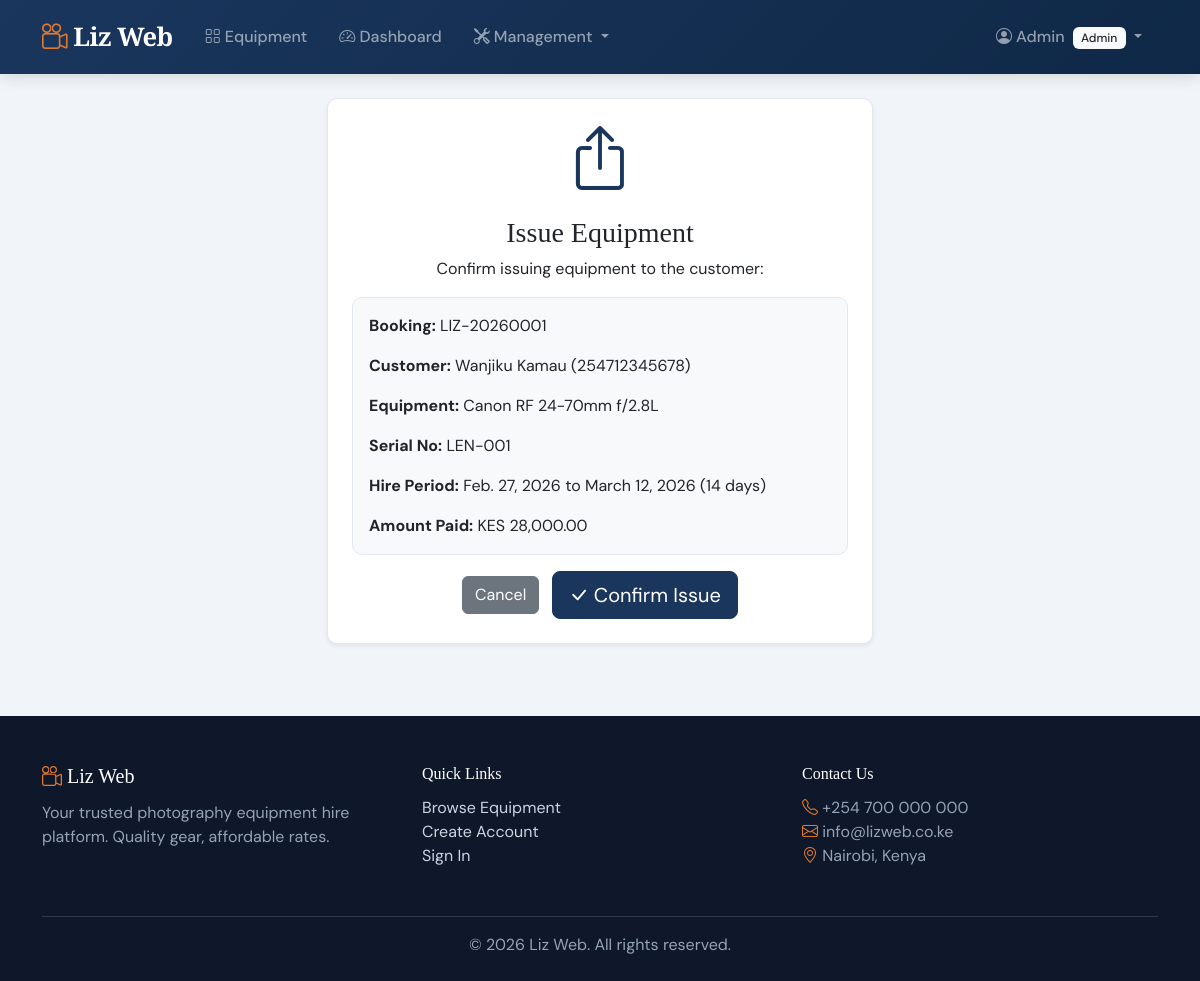
Screenshot of /bookings/1/issue/ (signed in) with the database file from the repository.
### accounts/models.py (models this page shows, shortened)
class User(AbstractUser):
    class Role(models.TextChoices):
        ADMIN = 'admin', 'Admin'
        STAFF = 'staff', 'Staff'
        CUSTOMER = 'customer', 'Customer'
    role = models.CharField(
        max_length=10,
        choices=Role.choices,
        default=Role.CUSTOMER,
    )
    phone_number = models.CharField(max_length=15, blank=True)
    id_number = models.CharField(max_length=20, blank=True, verbose_name='ID Number')
    address = models.TextField(blank=True)
    date_joined = models.DateTimeField(auto_now_add=True)
    class Meta:
        ordering = ['-date_joined']

### bookings/models.py (models this page shows, shortened)
class Booking(models.Model):
    class Status(models.TextChoices):
        PENDING = 'pending', 'Pending Payment'
        CONFIRMED = 'confirmed', 'Confirmed'
        ISSUED = 'issued', 'Equipment Issued'
        RETURNED = 'returned', 'Returned'
        OVERDUE = 'overdue', 'Overdue'
        CANCELLED = 'cancelled', 'Cancelled'
    booking_number = models.CharField(max_length=20, unique=True, editable=False)
    customer = models.ForeignKey(settings.AUTH_USER_MODEL, on_delete=models.CASCADE, related_name='bookings')
    equipment = models.ForeignKey(Equipment, on_delete=models.CASCADE, related_name='bookings')
    start_date = models.DateField()
    end_date = models.DateField()
    status = models.CharField(max_length=15, choices=Status.choices, default=Status.PENDING)
    total_amount = models.DecimalField(max_digits=12, decimal_places=2, default=0)
    notes = models.TextField(blank=True)
    issued_by = models.ForeignKey(
        settings.AUTH_USER_MODEL, on_delete=models.SET_NULL,
        null=True, blank=True, related_name='issued_bookings'
    )
    issued_at = models.DateTimeField(null=True, blank=True)
    returned_at = models.DateTimeField(null=True, blank=True)
    returned_to = models.ForeignKey(
        settings.AUTH_USER_MODEL, on_delete=models.SET_NULL,
        null=True, blank=True, related_name='received_returns'
    )
    late_fee = models.DecimalField(max_digits=10, decimal_places=2, default=0)
    damage_fee = models.DecimalField(max_digits=10, decimal_places=2, default=0)
    damage_notes = models.TextField(blank=True)
    created_at = models.DateTimeField(auto_now_add=True)
    updated_at = models.DateTimeField(auto_now=True)
    class Meta:
        ordering = ['-created_at']
    @property
    def hire_days(self):
        return (self.end_date - self.start_date).days + 1

### equipment/models.py (models this page shows, shortened)
class Equipment(models.Model):
    class Status(models.TextChoices):
        AVAILABLE = 'available', 'Available'
        HIRED = 'hired', 'Hired Out'
        MAINTENANCE = 'maintenance', 'Under Maintenance'
        RESERVED = 'reserved', 'Reserved'
    category = models.ForeignKey(Category, on_delete=models.CASCADE)
    name = models.CharField(max_length=200)
    description = models.TextField()
    brand = models.CharField(max_length=100, blank=True)
    model_number = models.CharField(max_length=100, blank=True)
    serial_number = models.CharField(max_length=100, unique=True)
    daily_rate = models.DecimalField(max_digits=10, decimal_places=2, help_text='Daily hire rate in KES')
    replacement_value = models.DecimalField(max_digits=12, decimal_places=2, help_text='Value for damage assessment')
    status = models.CharField(max_length=15, choices=Status.choices, default=Status.AVAILABLE)
    image = models.ImageField(upload_to='equipment/', blank=True, null=True)
    image_url = models.URLField(max_length=500, blank=True, help_text='External image URL (used if no uploaded image)')
    condition_notes = models.TextField(blank=True)
    is_active = models.BooleanField(default=True)
    created_at = models.DateTimeField(auto_now_add=True)
    updated_at = models.DateTimeField(auto_now=True)
    class Meta:
        verbose_name_plural = 'Equipment'
        ordering = ['category', 'name']

### bookings/views.py (the view)
# urls.py: path('<int:pk>/issue/', views.issue_equipment, name='issue_equipment'),
@login_required
@staff_required
def issue_equipment(request, pk):
    booking = get_object_or_404(Booking, pk=pk, status='confirmed')
    if request.method == 'POST':
        booking.issue_equipment(request.user)
        messages.success(request, f'Equipment issued for booking {booking.booking_number}.')
        return redirect('all_bookings')
    return render(request, 'bookings/issue_confirm.html', {'booking': booking})

### accounts/templatetags/role_tags.py (called while the page is built)
@register.filter
def has_role(user, role):
    if not user.is_authenticated:
        return False
    return user.role == role

@register.filter
def is_staff_or_admin(user):
    if not user.is_authenticated:
        return False
    return user.role in ('staff', 'admin')

### templates/bookings/issue_confirm.html (shortened to what this page needs)
{% extends 'base.html' %}
{% load humanize %}
{% block content %}
<div class="row justify-content-center">
    <div class="col-md-6">
        <div class="card shadow-sm">
            <div class="card-body text-center p-4">
                <i class="bi bi-box-arrow-up display-3 text-primary"></i>
                <h3 class="mt-3">Issue Equipment</h3>
                <p>Confirm issuing equipment to the customer:</p>
                <div class="card bg-light mb-3">
                    <div class="card-body text-start">
                        <p><strong>Booking:</strong> {{ booking.booking_number }}</p>
                        <p><strong>Customer:</strong> {{ booking.customer.get_full_name }} ({{ booking.customer.phone_number }})</p>
                        <p><strong>Equipment:</strong> {{ booking.equipment.name }}</p>
                        <p><strong>Serial No:</strong> {{ booking.equipment.serial_number }}</p>
                        <p><strong>Hire Period:</strong> {{ booking.start_date }} to {{ booking.end_date }} ({{ booking.hire_days }} days)</p>
                        <p class="mb-0"><strong>Amount Paid:</strong> KES {{ booking.total_amount|intcomma }}</p>
                    </div>
                </div>
                <form method="post">
                    <a href="{% url 'all_bookings' %}" class="btn btn-secondary me-2">Cancel</a>
                    <button type="submit" class="btn btn-primary btn-lg"><i class="bi bi-check-lg"></i> Confirm Issue</button>
                </form>
            </div>
        </div>
    </div>
</div>
{% endblock %}

### templates/base.html (shortened to what this page needs)
{% load static %}
{% load role_tags %}
<!DOCTYPE html>
<html lang="en">
<head>
    <link href="https://cdn.jsdelivr.net/npm/bootstrap@5.3.3/dist/css/bootstrap.min.css" rel="stylesheet">
    <link href="https://cdn.jsdelivr.net/npm/bootstrap-icons@1.11.3/font/bootstrap-icons.min.css" rel="stylesheet">
    <link rel="stylesheet" href="{% static 'css/style.css' %}">
</head>
<body>
    <nav class="navbar navbar-expand-lg navbar-dark liz-navbar sticky-top">
        <div class="container">
            <a class="navbar-brand liz-brand" href="{% url 'home' %}">
                <i class="bi bi-camera-reels"></i> Liz Web
            </a>
            <div class="collapse navbar-collapse" id="navContent">
                <ul class="navbar-nav me-auto">
                    <li class="nav-item">
                        <a class="nav-link" href="{% url 'equipment_list' %}"><i class="bi bi-grid"></i> Equipment</a>
                    </li>
                    {% if user.is_authenticated %}
                        <li class="nav-item">
                            <a class="nav-link" href="{% url 'dashboard' %}"><i class="bi bi-speedometer2"></i> Dashboard</a>
                        </li>
                        {% if user|is_staff_or_admin %}
                        <li class="nav-item dropdown">
                            <a class="nav-link dropdown-toggle" href="#" data-bs-toggle="dropdown">
                                <i class="bi bi-tools"></i> Management
                            </a>
                        </li>
                        {% endif %}
                    {% endif %}
                </ul>
                <ul class="navbar-nav">
                    {% if user.is_authenticated %}
                    <li class="nav-item dropdown">
                        <a class="nav-link dropdown-toggle" href="#" data-bs-toggle="dropdown">
                            <i class="bi bi-person-circle"></i> {{ user.first_name|default:user.username }}
                            <span class="badge bg-light text-dark ms-1">{{ user.get_role_display }}</span>
                        </a>
                    </li>
                    {% else %}
                    <li class="nav-item"><a class="nav-link" href="{% url 'login' %}"><i class="bi bi-box-arrow-in-right"></i> Login</a></li>
                    <li class="nav-item"><a class="btn btn-outline-light btn-sm ms-2 mt-1" href="{% url 'register' %}">Sign Up</a></li>
                    {% endif %}
                </ul>
            </div>
        </div>
    </nav>
    <main class="{% block main_class %}container py-4{% endblock %}">
        {% block content %}{% endblock %}
    </main>
    <footer class="liz-footer mt-5">
        <div class="container">
            <div class="row">
                <div class="col-md-4 mb-3">
                    <h5><i class="bi bi-camera-reels"></i> Liz Web</h5>
                    <p>Your trusted photography equipment hire platform. Quality gear, affordable rates.</p>
                </div>
                <div class="col-md-4 mb-3">
                    <h6>Quick Links</h6>
                    <ul class="list-unstyled">
                        <li><a href="{% url 'equipment_list' %}">Browse Equipment</a></li>
                        <li><a href="{% url 'register' %}">Create Account</a></li>
                        <li><a href="{% url 'login' %}">Sign In</a></li>
                    </ul>
                </div>
                <div class="col-md-4 mb-3">
                    <h6>Contact Us</h6>
                    <p>
                        <i class="bi bi-telephone"></i> +254 700 000 000<br>
                        <i class="bi bi-envelope"></i> info@lizweb.co.ke<br>
                        <i class="bi bi-geo-alt"></i> Nairobi, Kenya
                    </p>
                </div>
            </div>
            <hr>
            <p class="text-center mb-0">&copy; 2026 Liz Web. All rights reserved.</p>
        </div>
    </footer>
</body>
</html>

### static/css/style.css (style rules this page uses)
:root { --liz-primary: #1a365d; --liz-secondary: #2d6a4f; --liz-accent: #e07a2f; --liz-dark: #0f172a; --liz-light: #f8fafc; --liz-border: #e2e8f0; }
body { font-family: 'DM Sans', sans-serif; background-color: #f1f5f9; color: #1e293b; }
h1, h2, h3, h4, h5, h6, .hero-title, .liz-brand, .section-title { font-family: 'Playfair Display', serif; }
.liz-navbar { background: linear-gradient(135deg, var(--liz-primary) 0%, #0f2847 100%); padding: 0.8rem 0; box-shadow: 0 2px 15px rgba(0,0,0,0.15); }
.liz-brand { font-size: 1.6rem; font-weight: 700; letter-spacing: -0.5px; }
.liz-brand i { color: var(--liz-accent); }
.navbar-nav .nav-link { font-weight: 500; padding: 0.5rem 1rem !important; transition: color 0.2s; }
.card { border: 1px solid var(--liz-border); border-radius: 10px; overflow: hidden; }
.btn-primary { background-color: var(--liz-primary); border-color: var(--liz-primary); }
.text-primary { color: var(--liz-primary) !important; }
.badge { font-weight: 500; padding: 0.4em 0.7em; }
.liz-footer { background-color: var(--liz-dark); color: #cbd5e1; padding: 3rem 0 1.5rem; }
.liz-footer h5, .liz-footer h6 { color: #ffffff; margin-bottom: 0.8rem; }
.liz-footer .text-muted, .liz-footer p, .liz-footer li { color: #94a3b8 !important; }
.liz-footer a { color: #cbd5e1; text-decoration: none; transition: color 0.2s; }
.liz-footer hr { border-color: rgba(255, 255, 255, 0.15); opacity: 1; }
.liz-footer i { color: var(--liz-accent); }

### rows the page displays
User: first_name "Admin", role "Admin"
Booking: booking_number "LIZ-20260001", customer.get_full_name "Wanjiku Kamau", customer.phone_number "254712345678", equipment.name "Canon RF 24-70mm f/2.8L", equipment.serial_number "LEN-001", start_date "Feb. 27, 2026", end_date "March 12, 2026", hire_days "14", total_amount "28,000.00"
